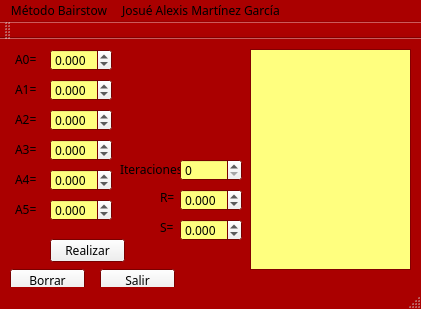
<?xml version="1.0" encoding="UTF-8"?>
<ui version="4.0">
 <class>MBexamen</class>
 <widget class="QMainWindow" name="MBexamen">
  <property name="geometry">
   <rect>
    <x>0</x>
    <y>0</y>
    <width>421</width>
    <height>309</height>
   </rect>
  </property>
  <property name="palette">
   <palette>
    <active>
     <colorrole role="Base">
      <brush brushstyle="SolidPattern">
       <color alpha="255">
        <red>255</red>
        <green>255</green>
        <blue>127</blue>
       </color>
      </brush>
     </colorrole>
     <colorrole role="Window">
      <brush brushstyle="SolidPattern">
       <color alpha="255">
        <red>170</red>
        <green>0</green>
        <blue>0</blue>
       </color>
      </brush>
     </colorrole>
     <colorrole role="Shadow">
      <brush brushstyle="SolidPattern">
       <color alpha="255">
        <red>170</red>
        <green>0</green>
        <blue>0</blue>
       </color>
      </brush>
     </colorrole>
    </active>
    <inactive>
     <colorrole role="Base">
      <brush brushstyle="SolidPattern">
       <color alpha="255">
        <red>255</red>
        <green>255</green>
        <blue>127</blue>
       </color>
      </brush>
     </colorrole>
     <colorrole role="Window">
      <brush brushstyle="SolidPattern">
       <color alpha="255">
        <red>170</red>
        <green>0</green>
        <blue>0</blue>
       </color>
      </brush>
     </colorrole>
     <colorrole role="Shadow">
      <brush brushstyle="SolidPattern">
       <color alpha="255">
        <red>170</red>
        <green>0</green>
        <blue>0</blue>
       </color>
      </brush>
     </colorrole>
    </inactive>
    <disabled>
     <colorrole role="Base">
      <brush brushstyle="SolidPattern">
       <color alpha="255">
        <red>170</red>
        <green>0</green>
        <blue>0</blue>
       </color>
      </brush>
     </colorrole>
     <colorrole role="Window">
      <brush brushstyle="SolidPattern">
       <color alpha="255">
        <red>170</red>
        <green>0</green>
        <blue>0</blue>
       </color>
      </brush>
     </colorrole>
     <colorrole role="Shadow">
      <brush brushstyle="SolidPattern">
       <color alpha="255">
        <red>170</red>
        <green>0</green>
        <blue>0</blue>
       </color>
      </brush>
     </colorrole>
    </disabled>
   </palette>
  </property>
  <property name="font">
   <font>
    <family>MV Boli</family>
   </font>
  </property>
  <property name="cursor">
   <cursorShape>PointingHandCursor</cursorShape>
  </property>
  <property name="windowTitle">
   <string>MBexamen</string>
  </property>
  <widget class="QWidget" name="centralWidget">
   <widget class="QTextEdit" name="textEdit">
    <property name="geometry">
     <rect>
      <x>250</x>
      <y>10</y>
      <width>161</width>
      <height>221</height>
     </rect>
    </property>
   </widget>
   <widget class="QLabel" name="label">
    <property name="geometry">
     <rect>
      <x>120</x>
      <y>120</y>
      <width>71</width>
      <height>20</height>
     </rect>
    </property>
    <property name="text">
     <string>Iteraciones=</string>
    </property>
   </widget>
   <widget class="QLabel" name="label_2">
    <property name="geometry">
     <rect>
      <x>160</x>
      <y>150</y>
      <width>16</width>
      <height>16</height>
     </rect>
    </property>
    <property name="text">
     <string>R=</string>
    </property>
   </widget>
   <widget class="QLabel" name="label_3">
    <property name="geometry">
     <rect>
      <x>160</x>
      <y>180</y>
      <width>16</width>
      <height>16</height>
     </rect>
    </property>
    <property name="text">
     <string>S=</string>
    </property>
   </widget>
   <widget class="QDoubleSpinBox" name="doubleSpinBox">
    <property name="geometry">
     <rect>
      <x>180</x>
      <y>120</y>
      <width>62</width>
      <height>22</height>
     </rect>
    </property>
    <property name="specialValueText">
     <string/>
    </property>
    <property name="decimals">
     <number>0</number>
    </property>
   </widget>
   <widget class="QDoubleSpinBox" name="doubleSpinBox_2">
    <property name="geometry">
     <rect>
      <x>180</x>
      <y>150</y>
      <width>62</width>
      <height>22</height>
     </rect>
    </property>
    <property name="decimals">
     <number>3</number>
    </property>
    <property name="minimum">
     <double>-100.000000000000000</double>
    </property>
    <property name="maximum">
     <double>100.000000000000000</double>
    </property>
   </widget>
   <widget class="QDoubleSpinBox" name="doubleSpinBox_3">
    <property name="geometry">
     <rect>
      <x>180</x>
      <y>180</y>
      <width>62</width>
      <height>22</height>
     </rect>
    </property>
    <property name="decimals">
     <number>3</number>
    </property>
    <property name="minimum">
     <double>-100.000000000000000</double>
    </property>
    <property name="maximum">
     <double>100.000000000000000</double>
    </property>
   </widget>
   <widget class="QPushButton" name="Procesar">
    <property name="geometry">
     <rect>
      <x>50</x>
      <y>200</y>
      <width>75</width>
      <height>23</height>
     </rect>
    </property>
    <property name="text">
     <string>Realizar</string>
    </property>
   </widget>
   <widget class="QPushButton" name="Salir">
    <property name="geometry">
     <rect>
      <x>100</x>
      <y>230</y>
      <width>75</width>
      <height>23</height>
     </rect>
    </property>
    <property name="text">
     <string>Salir</string>
    </property>
   </widget>
   <widget class="QPushButton" name="Borrar">
    <property name="geometry">
     <rect>
      <x>10</x>
      <y>230</y>
      <width>75</width>
      <height>23</height>
     </rect>
    </property>
    <property name="text">
     <string>Borrar</string>
    </property>
   </widget>
   <widget class="QDoubleSpinBox" name="doubleSpinBox_4">
    <property name="geometry">
     <rect>
      <x>50</x>
      <y>10</y>
      <width>62</width>
      <height>22</height>
     </rect>
    </property>
    <property name="cursor">
     <cursorShape>PointingHandCursor</cursorShape>
    </property>
    <property name="specialValueText">
     <string/>
    </property>
    <property name="decimals">
     <number>3</number>
    </property>
    <property name="minimum">
     <double>-100.000000000000000</double>
    </property>
    <property name="maximum">
     <double>100.000000000000000</double>
    </property>
   </widget>
   <widget class="QDoubleSpinBox" name="doubleSpinBox_5">
    <property name="geometry">
     <rect>
      <x>50</x>
      <y>40</y>
      <width>62</width>
      <height>22</height>
     </rect>
    </property>
    <property name="cursor">
     <cursorShape>PointingHandCursor</cursorShape>
    </property>
    <property name="specialValueText">
     <string/>
    </property>
    <property name="decimals">
     <number>3</number>
    </property>
    <property name="minimum">
     <double>-100.000000000000000</double>
    </property>
    <property name="maximum">
     <double>100.000000000000000</double>
    </property>
   </widget>
   <widget class="QDoubleSpinBox" name="doubleSpinBox_6">
    <property name="geometry">
     <rect>
      <x>50</x>
      <y>70</y>
      <width>62</width>
      <height>22</height>
     </rect>
    </property>
    <property name="cursor">
     <cursorShape>PointingHandCursor</cursorShape>
    </property>
    <property name="specialValueText">
     <string/>
    </property>
    <property name="decimals">
     <number>3</number>
    </property>
    <property name="minimum">
     <double>-100.000000000000000</double>
    </property>
    <property name="maximum">
     <double>100.000000000000000</double>
    </property>
   </widget>
   <widget class="QDoubleSpinBox" name="doubleSpinBox_7">
    <property name="geometry">
     <rect>
      <x>50</x>
      <y>100</y>
      <width>62</width>
      <height>22</height>
     </rect>
    </property>
    <property name="cursor">
     <cursorShape>PointingHandCursor</cursorShape>
    </property>
    <property name="specialValueText">
     <string/>
    </property>
    <property name="decimals">
     <number>3</number>
    </property>
    <property name="minimum">
     <double>-100.000000000000000</double>
    </property>
    <property name="maximum">
     <double>100.000000000000000</double>
    </property>
   </widget>
   <widget class="QDoubleSpinBox" name="doubleSpinBox_8">
    <property name="geometry">
     <rect>
      <x>50</x>
      <y>130</y>
      <width>62</width>
      <height>22</height>
     </rect>
    </property>
    <property name="cursor">
     <cursorShape>PointingHandCursor</cursorShape>
    </property>
    <property name="specialValueText">
     <string/>
    </property>
    <property name="decimals">
     <number>3</number>
    </property>
    <property name="minimum">
     <double>-100.000000000000000</double>
    </property>
    <property name="maximum">
     <double>100.000000000000000</double>
    </property>
   </widget>
   <widget class="QDoubleSpinBox" name="doubleSpinBox_9">
    <property name="geometry">
     <rect>
      <x>50</x>
      <y>160</y>
      <width>62</width>
      <height>22</height>
     </rect>
    </property>
    <property name="cursor">
     <cursorShape>PointingHandCursor</cursorShape>
    </property>
    <property name="specialValueText">
     <string/>
    </property>
    <property name="decimals">
     <number>3</number>
    </property>
    <property name="minimum">
     <double>-100.000000000000000</double>
    </property>
    <property name="maximum">
     <double>100.000000000000000</double>
    </property>
   </widget>
   <widget class="QLabel" name="label_4">
    <property name="geometry">
     <rect>
      <x>15</x>
      <y>10</y>
      <width>31</width>
      <height>20</height>
     </rect>
    </property>
    <property name="text">
     <string>A0=</string>
    </property>
   </widget>
   <widget class="QLabel" name="label_5">
    <property name="geometry">
     <rect>
      <x>15</x>
      <y>40</y>
      <width>31</width>
      <height>20</height>
     </rect>
    </property>
    <property name="text">
     <string>A1=</string>
    </property>
   </widget>
   <widget class="QLabel" name="label_6">
    <property name="geometry">
     <rect>
      <x>15</x>
      <y>70</y>
      <width>31</width>
      <height>20</height>
     </rect>
    </property>
    <property name="text">
     <string>A2=</string>
    </property>
   </widget>
   <widget class="QLabel" name="label_7">
    <property name="geometry">
     <rect>
      <x>15</x>
      <y>100</y>
      <width>31</width>
      <height>20</height>
     </rect>
    </property>
    <property name="text">
     <string>A3=</string>
    </property>
   </widget>
   <widget class="QLabel" name="label_8">
    <property name="geometry">
     <rect>
      <x>15</x>
      <y>130</y>
      <width>31</width>
      <height>20</height>
     </rect>
    </property>
    <property name="text">
     <string>A4=</string>
    </property>
   </widget>
   <widget class="QLabel" name="label_9">
    <property name="geometry">
     <rect>
      <x>15</x>
      <y>160</y>
      <width>31</width>
      <height>20</height>
     </rect>
    </property>
    <property name="text">
     <string>A5=</string>
    </property>
   </widget>
   <widget class="QLabel" name="label_10">
    <property name="geometry">
     <rect>
      <x>140</x>
      <y>20</y>
      <width>91</width>
      <height>81</height>
     </rect>
    </property>
    <property name="text">
     <string/>
    </property>
    <property name="pixmap">
     <pixmap resource="imagen.qrc">:/imagenes/uv.jpg</pixmap>
    </property>
    <property name="scaledContents">
     <bool>true</bool>
    </property>
    <property name="indent">
     <number>0</number>
    </property>
   </widget>
  </widget>
  <widget class="QMenuBar" name="menuBar">
   <property name="geometry">
    <rect>
     <x>0</x>
     <y>0</y>
     <width>421</width>
     <height>21</height>
    </rect>
   </property>
   <widget class="QMenu" name="menuM_todo_Bairstow">
    <property name="title">
     <string>Método Bairstow</string>
    </property>
   </widget>
   <widget class="QMenu" name="menuJosu_Alexis_Mart_nez_Garc_a">
    <property name="title">
     <string>Josué Alexis Martínez García </string>
    </property>
   </widget>
   <addaction name="menuM_todo_Bairstow"/>
   <addaction name="menuJosu_Alexis_Mart_nez_Garc_a"/>
  </widget>
  <widget class="QToolBar" name="mainToolBar">
   <attribute name="toolBarArea">
    <enum>TopToolBarArea</enum>
   </attribute>
   <attribute name="toolBarBreak">
    <bool>false</bool>
   </attribute>
  </widget>
  <widget class="QStatusBar" name="statusBar"/>
 </widget>
 <layoutdefault spacing="6" margin="11"/>
 <resources>
  <include location="imagen.qrc"/>
 </resources>
 <connections/>
</ui>
